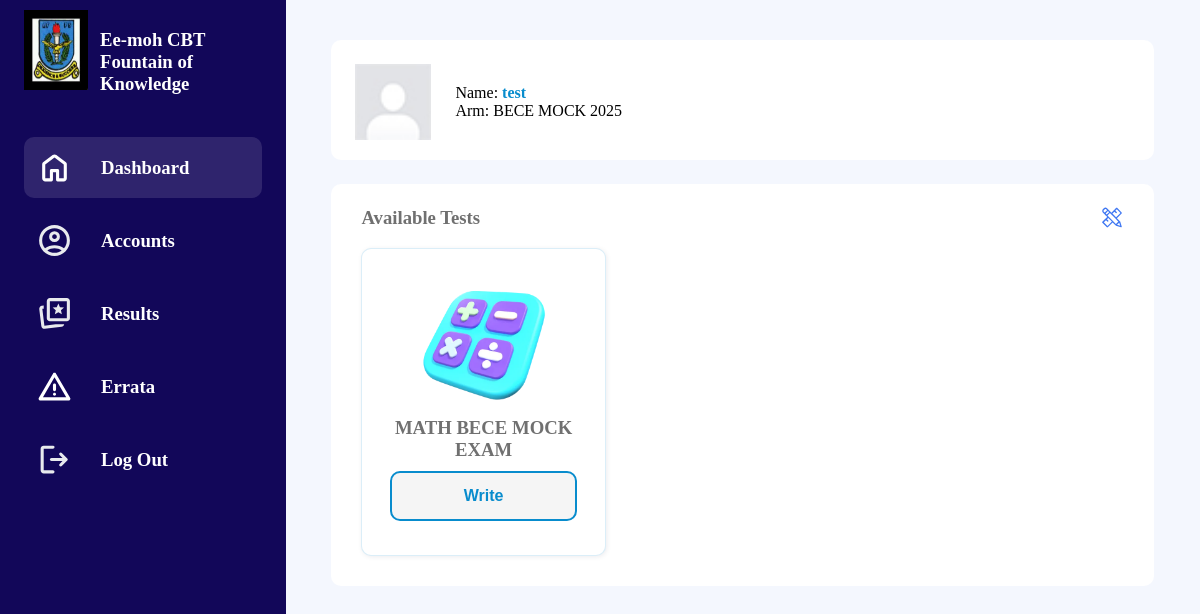
The app's page /student_dashboard/ (signed in), older data.
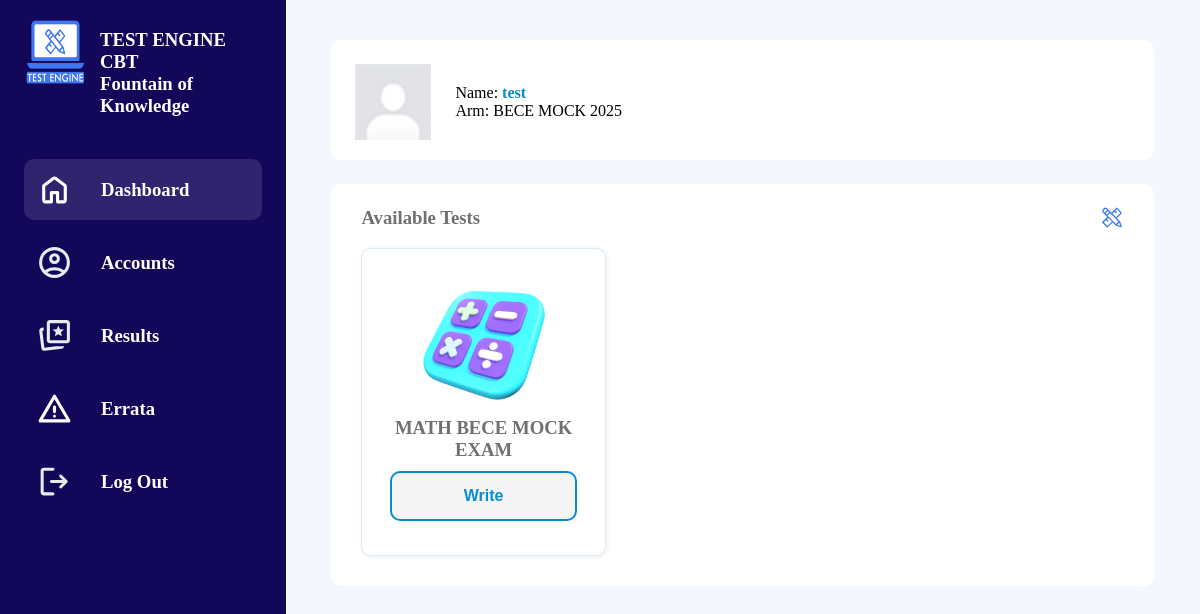
The same page, newer data.
### administration/models.py (models this page shows, shortened)
class AppInfo (models.Model):
    logo = models.ImageField(upload_to="webcms", blank=True, null=True)
    email = models.CharField(max_length=33)
    name = models.CharField(max_length=33)
    phone = models.CharField(max_length=11, blank=True, null=True)
    address = models.CharField(max_length=100, blank=True, null=True)
    phrase = models.CharField(max_length=500)

### authenticator/models.py (models this page shows, shortened)
class Profile(models.Model):
    user = models.OneToOneField(
        settings.AUTH_USER_MODEL,
        on_delete=models.CASCADE
    )
    photo = models.ImageField(
        upload_to='passport',
        blank=True,
    )
    class_arm = models.ForeignKey(
        ClassArm,
        on_delete=models.CASCADE,
        blank=True,
        null=True
    )
    phone_number = models.CharField(max_length=11, blank=True, null=True)
    date_of_birth = models.DateField(blank=True, null=True)

class ClassArm(models.Model):
    name = models.CharField(max_length=33)
    class_form = models.ForeignKey(
        Form,
        on_delete=models.CASCADE,
        blank=True,
        null=True
    )
    def __str__(self):
        return self.name

### tester/models.py (models this page shows, shortened)
class Test(models.Model):
    title = models.CharField(max_length=33)
    description = models.CharField(max_length=200)
    image = models.ImageField(upload_to='course/')
    is_active = models.BooleanField(default=False)
    form = models.ForeignKey(Form, on_delete=models.CASCADE)
    mark = models.IntegerField(default=1)
    duration = models.IntegerField(default=30)
    created = models.DateTimeField(auto_now_add=True, blank=True, null=True)

### authenticator/views.py (the view)
# urls.py: path('student_dashboard/', views.student_dashboard, name="student_dashboard"),
@login_required
def student_dashboard(request):
    user_form = UserEditForm(instance=request.user)
    profile_form = ProfileEditForm(instance=request.user.profile)
    student_form = request.user.profile.class_arm.class_form
    tests = Test.objects.all().filter(form=student_form)
    results = TestResult.objects.all().filter(user_key=request.user)
    context = {
        'user_form': user_form,
        'profile_form': profile_form,
        "tests": tests,
        "results": results
    }
    return render(request, "authenticator/student_dashboard.html", context)

### administration/context_processors.py (called while the page is built)
def app_information(request):
    app_info = AppInfo.objects.first()
    return {
        'app_info': app_info
    }

### authenticator/templates/authenticator/student_dashboard.html (shortened to what this page needs)
{% load static %}
<!DOCTYPE html>
<html lang="en">
<head>
    <link type="text/css" href="{% static 'style/student-dashboard.css' %}" rel="stylesheet" />
    <link type="text/css" href="{% static 'style/auth.css' %}" rel="stylesheet" />
    <link type="text/css" href="{% static 'style/generator.css' %}" rel="stylesheet"/>
</head>
<body>
    <div class="main-container">
        <div class="sidebar-item">
            <div class="app-id">
                <div class="logo-box">
                    <img src="{{ app_info.logo.url }}" />
                </div>
                <div class="app-details">
                    <h3>{{ app_info.name }} CBT<br/>{{ app_info.phrase }}</h3>
                </div>
            </div>
            <div class="dashboard-tab-container">
                <div class="dashboard-tab" onclick="tabToggle('home', this)" id="defaultOpen">
                    <div class="icn-box">
                        <img src="{% static 'img/icns/home.svg' %}"  />
                    </div>
                    <h3>Dashboard</h3>
                </div>
                <div class="dashboard-tab" onclick="tabToggle('accounts', this)" >
                    <div class="icn-box">
                        <img src="{% static 'img/icns/account.svg' %}"  />
                    </div>
                    <h3>Accounts</h3>
                </div>
                <div class="dashboard-tab" onclick="tabToggle('about', this)">
                    <div class="icn-box">
                        <img src="{% static 'img/icns/cards_star.svg' %}" />
                    </div>
                    <h3>Results</h3>
                </div>
                <div class="dashboard-tab" onclick="tabToggle('projects', this)">
                    <div class="icn-box">
                        <img src="{% static 'img/warn.svg' %}" />
                    </div>
                    <h3>Errata</h3>
                </div>
                <a href="{% url 'authenticator:logout' %}">
                    <div class="dashboard-tab">
                        <div class="icn-box">
                            <img src="{% static 'img/logout.svg' %}" />
                        </div>
                        <h3>Log Out</h3>
                    </div>
                </a>
            </div>
        </div>
        <div class="main-item">
            <div class="main-item-wrap">
                <div id="home" class="tabcontent">
                    <div class="status-container">
                        <div class="status-tab">
                            <div class="student-bio">
                                <div class="student-passport">
                                    {% if request.user.profile.photo %}
                                        <img src="{{ request.user.profile.photo.url }}" />
                                    {% else %}
                                        <img src="{% static 'img/user.jpg' %}" />
                                    {% endif %}
                                </div>
                                <div class="student-details">
                                    <p>
                                        Name: <strong style="color:#088ccd;">{{ request.user.username }} </strong> <br/>
                                        Arm: {{ request.user.profile.class_arm }}
                                    </p>
                                </div>
                            </div>
                        </div>
                    </div>
                    <div class="logs-container" >
                        <div class="logs-container-header">
                            <h3>Available Tests</h3>
                            <div class="icn-box small">
                                <img src="{% static 'img/icns/test.svg' %}" />
                            </div>
                        </div>
                        <div class="test-container">
                            {% for test in tests %}
                            <div class="test-card">
                                <center>
                                    <img src="{{ test.image.url }}" />
                                    <h3>{{ test.title }}</h3>
                                    <a href="{% url 'tester:test_questions' test.id %}"><button class="sec-btn" >Write</button></a>
                                </center>
                            </div>
                            {% empty %}
                                <h3 style="color: red;">No Available Tests </h3>
                            {% endfor %}
                        </div>
                    </div>
                </div>
            </div>
        </div>
    </div>
</body>
</html>

### static/style/student-dashboard.css (style rules this page uses)
html, body { margin: 0; padding: 0; }
:root { --bgcolor: #f4f7fe; --darktheme: #120759; --rad: 10px; }
img { width: 100%; height: 100%; }
a { color: white; text-decoration: none; }
.main-container { height: 100%; background-color: var(--darktheme); }
.sidebar-item { width: 100%; height: 150px; background-color: var(--darktheme); color: white; padding-inline: 24px; padding-top: 10px; box-sizing: border-box; overflow: hidden; }
.app-id { display: flex; clear: both; }
.logo-box { width: 80px; height: 80px; }
.app-details { margin-inline: 12px; }
.dashboard-tab-container { margin-block: 24px; }
.dashboard-tab { display: flex; align-items: center; cursor: pointer; padding: 12px; margin-block: 12px; border-radius: var(--rad); }
.icn-box { width: 37px; height: 37px; }
.small { width: 24px; }
.dashboard-tab h3 { margin-block: 0px; margin-inline: 28px; }
.main-item { margin-block: 24px; background-color: var(--bgcolor); }
.main-item-wrap { width: 90%; margin: auto; }
.status-container { width: 100%; }
.status-tab { height: 120px; background-color: white; border-radius: var(--rad); padding: 24px; box-sizing: border-box; }
.student-bio { display: flex; align-items: center; }
.student-passport { width: 76px; height: 76px; margin-right: 24px; }
.student-details { width: 80%; display: flex; justify-content: space-between; }
.student-details p { margin: 0; }
.test-container { display: grid; }
.test-card { border: 1px solid #088bcd25; background-color: white; border-radius: var(--rad); padding: 24px; box-shadow: 1px 1px 5px rgba(1, 1, 56, 0.077); box-sizing: content-box; margin-bottom: 15px; }
@media screen and (min-width:760px) { .test-container { grid-template-columns: 1fr 1fr 1fr; column-gap: 15px; row-gap: 15px; } }
@media screen and (min-width:760px) { .test-card { margin-bottom: 0; } }
.test-card img { width: 140px; }
.logs-container { width: 100%; background-color: white; margin-top: 24px; padding: 15px 30px 30px 30px; box-sizing: border-box; border-radius: var(--rad); }
.logs-container-header { display: flex; justify-content: space-between; align-items: center; margin-bottom: 12px; }
.logs-container h3 { color: #707070; margin: 0; }
@media screen and (min-width:960px) { .main-container { display: flex; justify-content: space-between; } }
@media screen and (min-width:960px) { .sidebar-item { width: 30%; height: 100dvh; margin-bottom: 12px; } }
@media screen and (min-width:960px) { .status-container { display: flex; justify-content: space-between; } }
@media screen and (min-width:960px) { .main-item { width: 100%; margin: 0; } }
@media screen and (min-width:960px) { .main-item-wrap { margin-block: 40px; } }
@media screen and (min-width:960px) { .status-tab { width: 100%; } }
.tabcontent { display: none; }

### static/style/auth.css (style rules this page uses)
:root { --grey: whitesmoke; --gtc: #b38c6f; --adptblue: #3f77f2; --rad: 10px; --red: red; --darkairforceblue : #041d55; --btn-border-rad : 10px; --container-rad : 30px; }
button { width: 96%; height: 50px; background-color: var(--airforceblue); color: white; margin: auto; margin: 10px 0; border: none; font-size: 1rem; font-weight: bold; cursor: pointer; border-radius: var(--btn-border-rad); box-sizing: border-box; transition: all ease 200ms; }
.sec-btn { color: #088ccd; background-color: var(--grey); border: 2px solid #088ccd; }

Row changes from the older to the newer data that the page shows:
changed AppInfo "Fountain of Knowledge": logo: a different picture; name "Ee-moh" → "TEST ENGINE"
